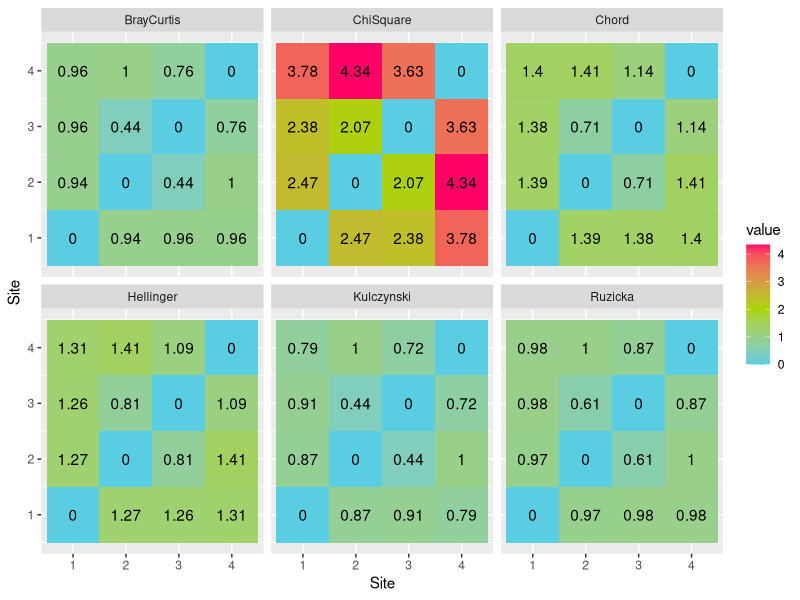
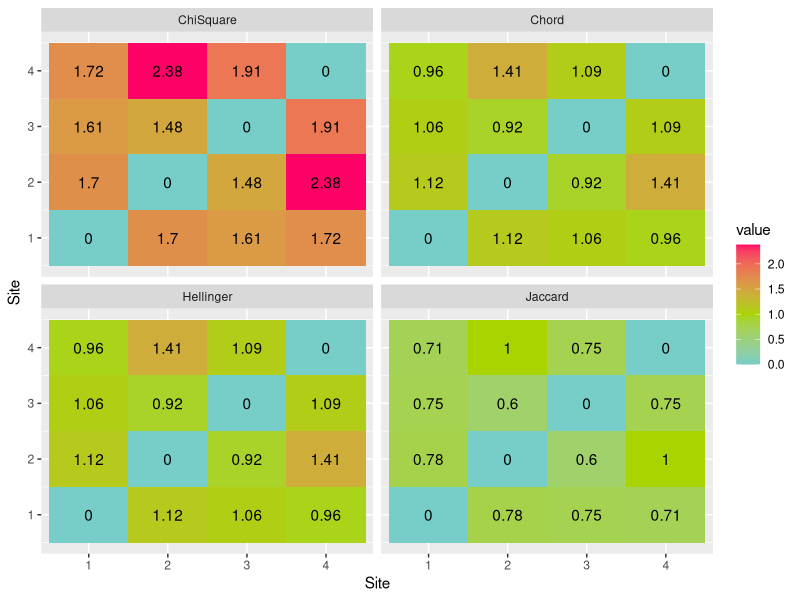
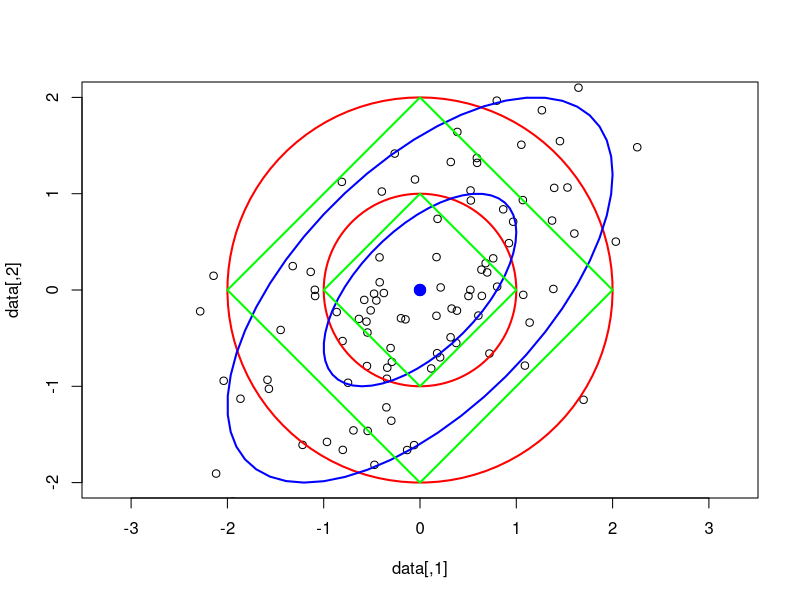
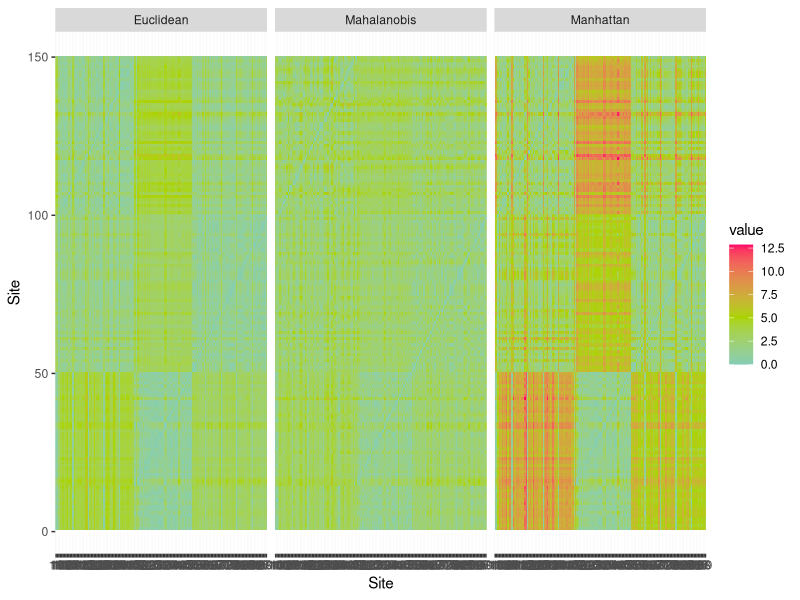
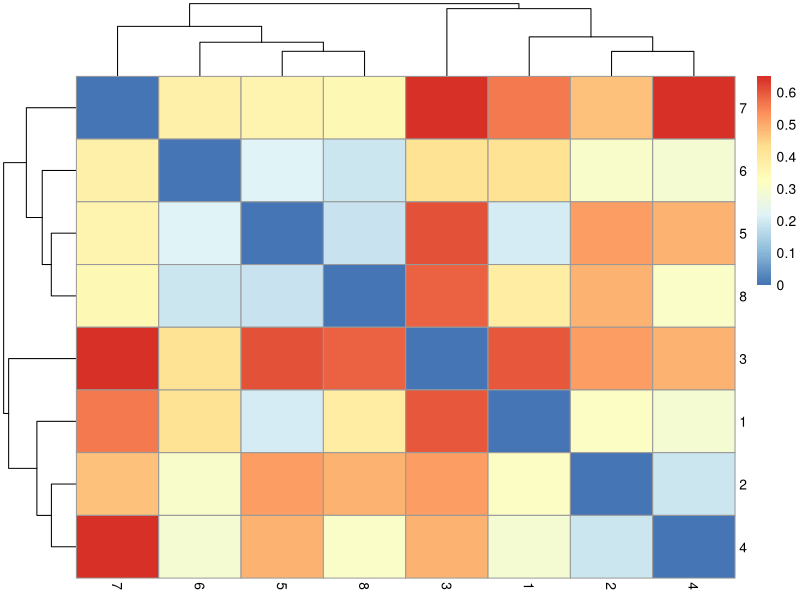
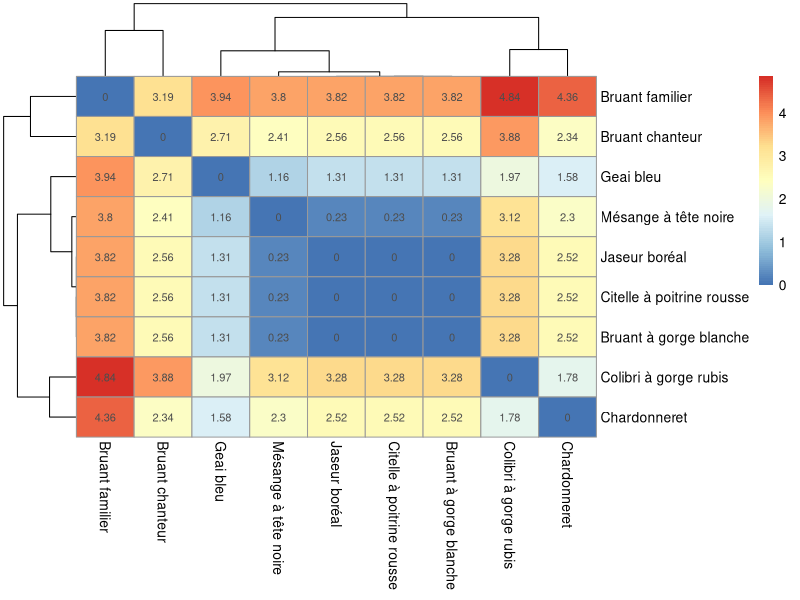
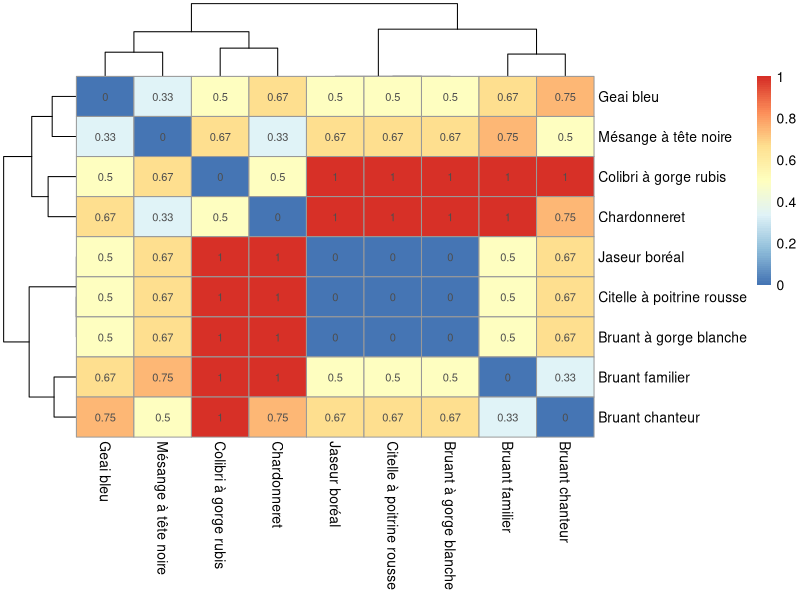
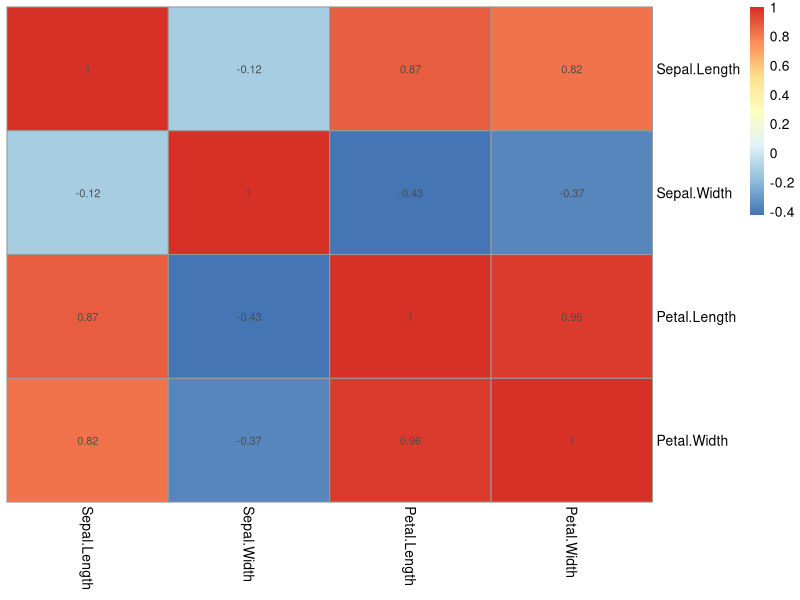

Generate these figures, in order, with R:
## ---- chunk 1
library("tidyverse")
## ---- chunk 2
abundance <- tibble('Bruant familier' = c(1, 0, 0, 3),
                    'Citelle à poitrine rousse' = c(1, 0, 0, 0),
                    'Colibri à gorge rubis' = c(0, 1, 0, 0),
                    'Geai bleu' = c(3, 2, 0, 0),
                    'Bruant chanteur' = c(1, 0, 5, 2),
                    'Chardonneret' = c(0, 9, 6, 0),
                    'Bruant à gorge blanche' = c(1, 0, 0, 0),
                    'Mésange à tête noire' = c(20, 1, 1, 0),
                    'Jaseur boréal' = c(66, 0, 0, 0))
## ---- chunk 3
occurence <- abundance %>%
  transmute_all(~if_else(. > 0, 1, 0))
## ---- chunk 4
abundance %>% 
  select("Bruant chanteur", "Chardonneret", "Mésange à tête noire")
## ---- chunk 5
abundance %>% t()
## ---- chunk 6
library("vegan")
vegdist(occurence, method = "jaccard",
        diag = TRUE, upper = TRUE)
## ---- chunk 7
dissimilarity <- vegdist(occurence, method = "jaccard",
                         diag = TRUE, upper = TRUE)
distance <- sqrt(dissimilarity)
distance
## ---- chunk 8
associations_abund <- list()
associations_abund[['BrayCurtis']] <- vegdist(abundance, method = "bray")
associations_abund[['BrayCurtis']]
## ---- chunk 9
associations_abund[['Ruzicka']] <- associations_abund[['BrayCurtis']] * 2 / (1 + associations_abund[['BrayCurtis']])
## ---- chunk 10
associations_abund[['Kulczynski']] <- vegdist(abundance, method = "kulczynski")
## ---- chunk 11
associations_abund[['Hellinger']] <- dist(decostand(abundance, method="hellinger"))
## ---- chunk 12
associations_abund[['Chord']] <- dist(decostand(abundance, method="normalize"))
## ---- chunk 13
associations_abund[['ChiSquare']] <- dist(decostand(abundance, method="chi.square"))
## ---- chunk 14
associations_abund_df <- list()

for (i in 1:length(associations_abund)) {
  associations_abund_df[[i]] <- data.frame(as.matrix(associations_abund[[i]]))
  colnames(associations_abund_df[[i]]) <- rownames(associations_abund_df[[i]])
  associations_abund_df[[i]]$row <- rownames(associations_abund_df[[i]])
  associations_abund_df[[i]] <- associations_abund_df[[i]] %>% gather(key=row)
  associations_abund_df[[i]]$column = rep(1:4, 4)
  associations_abund_df[[i]]$dist <- names(associations_abund)[i]
}
associations_abund_df <- do.call(rbind, associations_abund_df)

ggplot(associations_abund_df, aes(x=row, y=column)) +
  facet_wrap(. ~ dist, nrow = 2) +
  geom_tile(aes(fill = value)) +
  geom_text(aes(label = round(value, 2))) +
  scale_fill_gradient2(low = "#00ccff", mid = "#aad400", high = "#ff0066", midpoint = 2) +
  labs(x="Site", y="Site")
## ---- chunk 15
associations_occ <- list()
associations_occ[['Jaccard']] <- vegdist(occurence, method = "jaccard")
## ---- chunk 16
associations_occ[['Hellinger']] <- dist(decostand(occurence, method="hellinger"))
associations_occ[['Chord']] <- dist(decostand(occurence, method="normalize"))
associations_occ[['ChiSquare']] <- dist(decostand(occurence, method="chi.square"))
## ---- chunk 17
associations_occ_df <- list()

for (i in 1:length(associations_occ)) {
  associations_occ_df[[i]] <- data.frame(as.matrix(associations_occ[[i]]))
  colnames(associations_occ_df[[i]]) <- rownames(associations_occ_df[[i]])
  associations_occ_df[[i]]$row <- rownames(associations_occ_df[[i]])
  associations_occ_df[[i]] <- associations_occ_df[[i]] %>% gather(key=row)
  associations_occ_df[[i]]$column = rep(1:4, 4)
  associations_occ_df[[i]]$dist <- names(associations_occ)[i]
}
associations_occ_df <- do.call(rbind, associations_occ_df)

ggplot(associations_occ_df, aes(x=row, y=column)) +
  facet_wrap(. ~ dist) +
  geom_tile(aes(fill = value)) +
  geom_text(aes(label = round(value, 2))) +
  scale_fill_gradient2(low = "#00ccff", mid = "#aad400", high = "#ff0066", midpoint = 1) +
  labs(x="Site", y="Site")

## ---- chunk 18
data(iris)
iris %>% sample_n(5)
## ---- chunk 19
iris_sc <- iris %>%
  select(-Species) %>% 
  scale(.)%>% 
  as_tibble(.) %>% 
  mutate(Species = iris$Species) 
iris_sc
## ---- chunk 20
iris_means <- iris_sc %>%
  group_by(Species) %>%
  summarise_all(mean) %>%
  select(-Species)
iris_means
## ---- chunk 21
associations_cont = list()
associations_cont[['Euclidean']] <- dist(iris_sc %>% select(-Species), method = "euclidean")
## ---- chunk 22
associations_cont[['Mahalanobis']] <- vegdist(iris_sc %>% select(-Species), 'mahalanobis')
## ---- chunk 23
associations_cont[['Manhattan']] <- vegdist(iris_sc %>% select(-Species), 'manhattan')
## ---- chunk 24
library("car")
library("MASS")
select <- dplyr::select # éviter les conflits de fonctions entre MASS et dplyr
filter <- dplyr::filter

sigma <- matrix(c(1, 0.6, 0.6, 1), ncol = 2) # matrice de covariance
mu <- c(0, 0) # centre
data <- mvrnorm(n = 100, mu, sigma) # générer des données

plot(data, ylim = c(-2, 2), xlim = c(-2, 2), asp = 1)

## cercles
t <- seq(0,2*pi,length=100)
c1 <- t(rbind(mu[2] + sin(t)*1, mu[1] + cos(t)*1))
c2 <- t(rbind(mu[2] + sin(t)*2, mu[1] + cos(t)*2))
lines(c1, lwd = 2, col = "red")
lines(c2, lwd = 2, col = "red")


## ellipses
e1 <- ellipse(mu, sigma, radius=1, add=TRUE)
e2 <- ellipse(mu, sigma, radius=2, add=TRUE)

## carrés
lines(c(1, 0, -1, 0, 1), c(0, 1, 0, -1, 0), lwd = 2, col = "green")
lines(c(2, 0, -2, 0, 2), c(0, 2, 0, -2, 0), lwd = 2, col = "green")
## ---- chunk 25
associations_cont_df <- list()

for (i in 1:length(associations_cont)) {
  associations_cont_df[[i]] <- data.frame(as.matrix(associations_cont[[i]]))
  colnames(associations_cont_df[[i]]) <- rownames(associations_cont_df[[i]])
  associations_cont_df[[i]]$row <- rownames(associations_cont_df[[i]])
  associations_cont_df[[i]] <- associations_cont_df[[i]] %>% gather(key=row)
  associations_cont_df[[i]]$column = rep(1:nrow(iris), nrow(iris))
  associations_cont_df[[i]]$dist <- names(associations_cont)[i]
}
associations_cont_df <- do.call(rbind, associations_cont_df)

ggplot(associations_cont_df, aes(x=row, y=column)) +
  facet_wrap(. ~ dist) +
  geom_tile(aes(fill = value), colour = NA) +
  #geom_text(aes(label = round(value, 2))) +
  scale_fill_gradient2(low = "#00ccff", mid = "#aad400", high = "#ff0066", midpoint = 5) +
  labs(x="Site", y="Site")
## ---- chunk 26
X <- tibble(ID = 1:8,
            age = c(21, 21, 19, 30, 21, 21, 19, 30),
            gender = c('M','M','N','M','F','F','F','F'),
            civil_status = c('MARRIED','SINGLE','SINGLE','SINGLE','MARRIED','SINGLE','WIDOW','DIVORCED'),
            salary = c(3000.0,1200.0 ,32000.0,1800.0 ,2900.0 ,1100.0 ,10000.0,1500.0),
            children = c(TRUE, FALSE, TRUE, TRUE, TRUE, TRUE, FALSE, TRUE),
            available_credit = c(2200,100,22000,1100,2000,100,6000,2200))
X
## ---- chunk 27
X_dum <- model.matrix(~ 0 + ., X[, -1])
X_dum
## ---- chunk 28
library("pheatmap")
d_gow <- as.matrix(vegdist(X_dum, 'gower'))
colnames(d_gow) <- rownames(d_gow) <- X$ID
pheatmap(d_gow)
## ---- chunk 29
abundance_r <- t(abundance)
D_chisq_R <- as.matrix(dist(decostand(abundance_r, method="chi.square")))
pheatmap(D_chisq_R, display_numbers = round(D_chisq_R, 2))
## ---- chunk 30
occurence_r <- t(occurence)
D_jacc_R <- as.matrix(vegdist(occurence_r, method = "jaccard"))
pheatmap(D_jacc_R, display_numbers = round(D_jacc_R, 2))
## ---- chunk 31
iris_cor <- iris %>%
  select(-Species) %>%
  cor(.)
pheatmap(cor(iris[, -5]), cluster_rows = FALSE, cluster_cols = FALSE,
         display_numbers = round(iris_cor, 2))
